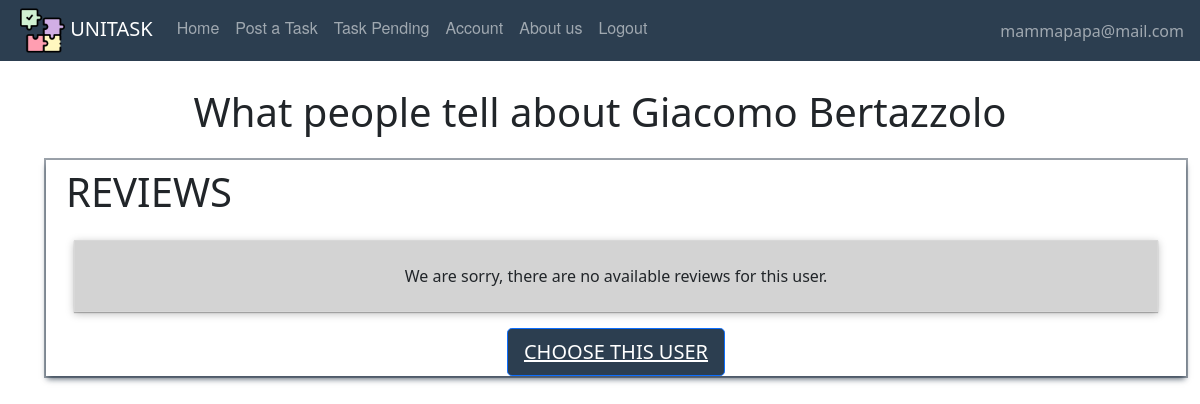
The app's page /showreviews/1/7 (signed in), older data.
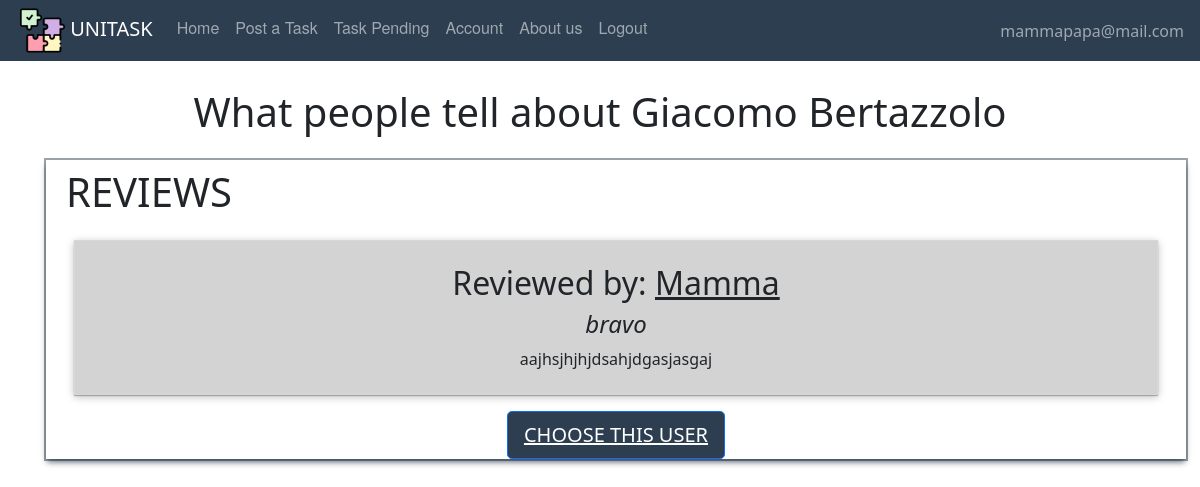
The same page, newer data.
### website/models.py (models this page shows)
class Review(db.Model, UserMixin):
    id = db.Column(db.Integer, primary_key=True)
    title = db.Column(db.String(150))
    text = db.Column(db.String(150))
    date = db.Column(db.DateTime(timezone=True), default=func.now)
    id_reviewer = db.Column(db.Integer, db.ForeignKey('user.id'))
    id_reviewed = db.Column(db.Integer, db.ForeignKey('user.id'))
    task_id = db.Column(db.Integer, db.ForeignKey('offer.id'))

class User(db.Model, UserMixin):
    id = db.Column(db.Integer, primary_key=True)
    email = db.Column(db.String(150), unique=True)
    password = db.Column(db.String(150))
    first_name = db.Column(db.String(150))
    surname = db.Column(db.String(150))
    description = db.Column(db.String(200))
    type = db.Column(db.String(20))
    reviewsposted = db.relationship('Review', foreign_keys='Review.id_reviewer',
                                    backref='author')
    reviewsreceived = db.relationship('Review', foreign_keys='Review.id_reviewed',
                                      backref='received')
    __mapper_args__ = {
        'polymorphic_on': type,
        'polymorphic_identity': 'user',
    }

### website/user/routes.py (the view)
@users.route('/showreviews/<user_id>/<task_id>', methods=['GET', 'POST'])
@login_required
def showreviews(user_id, task_id):
    if current_user.type == 'adult':
        reviewed = User.query.filter(User.id == user_id).first()
        var = current_user.reviewsreceived
        recensioni = Review.query.filter(Review.id_reviewed == user_id).all()
        return render_template("user/listofreview.html", user=current_user, recensioni=recensioni, reviewed=reviewed,
                               task_id=task_id)
    else:
        reviewed = User.query.filter(User.id == user_id).first()
        recensioni = Review.query.filter(Review.id_reviewed == user_id).all()
        return render_template("user/listofreview.html", user=current_user, recensioni=recensioni, reviewed=reviewed,
                               task_id=0)

### website/templates/user/listofreview.html (shortened to what this page needs)
{% extends "base.html" %}
{% block content%}
    <br />
    <h1 align="center">What people tell about {{ reviewed.first_name }} {{ reviewed.surname }}</h1>
    <div class="container">
        <div class="row">
            <div  align="center" class="reviews-box m-3">
                <h1 align="left" class="p-2">REVIEWS </h1>
                {% if reviewed.reviewsreceived|length !=0 %}
                    {% for recens in reviewed.reviewsreceived %}
                        <div class="box-review">
                            <h2>Reviewed by: <span class="review-author"> {{recens.author.first_name }}</span></h2>
                            <h4 class="review-title">{{ recens.title }}</h4>
                            {{ recens.text }}
                        </div>
                    {% endfor %}
                {% else %}
                    <div class="box-review">
                        We are sorry, there are no available reviews for this user.
                    </div>
                {% endif %}
                {% if user.type=='adult' %}
                    <button style="background: #2c3e50" class="btn btn-primary btn-lg" > <a style="color: white" href={{ url_for('adults.choosestud', task_id=task_id, stud_id=reviewed.id) }} >CHOOSE THIS USER</a></button>
                {% endif %}
            </div>
        </div>
    </div>
{% endblock %}

Row changes from the older to the newer data that the page shows:
added Review: author.first_name "Mamma", title "bravo", text "aajhsjhjhjdsahjdgasjasgaj"
Text that changed along with them:
text no longer shown: "We are sorry, there are no available reviews for this user."
